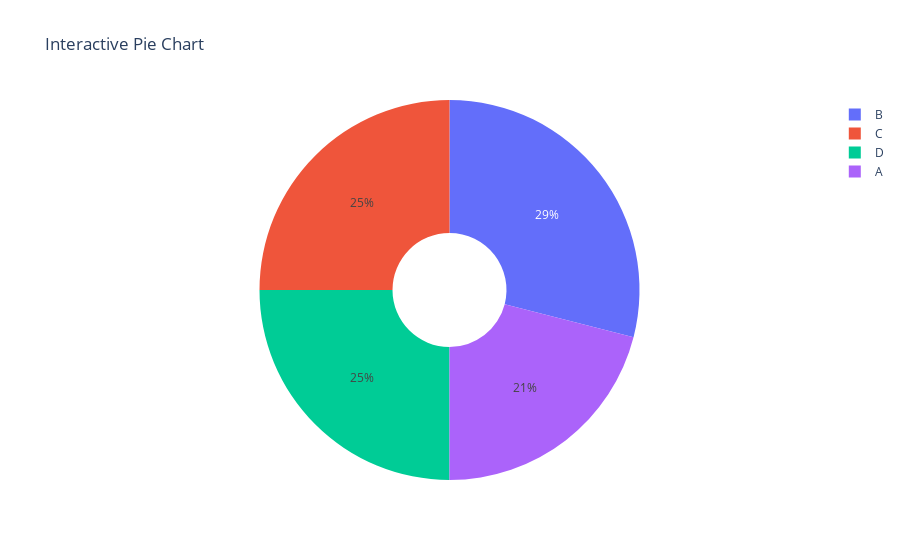

Notebook source saved alongside this figure:
### Markdown cell above
21. Using Plotly, create an interactive pie chart of randomly generated data, add labels and percentages, set the title as 'Interactive Pie Chart'

### Code cell
data = pd.DataFrame(np.random.choice(['A', 'B', 'C', 'D'], 100))
data1 = pd.DataFrame(data.value_counts())
data1['Index'] = data1.index
labels = data1['Index']
values = data1['count']
fig = go.Figure(data=[go.Pie(labels=labels, values=values, hole=.3)])
fig.update_layout(title='Interactive Pie Chart')
fig.show()

### Figure 1 — Plotly figure (JSON) as saved in the notebook; plotly's stock layout.template omitted (floating-point values rounded to 4 significant figures)
{"data": [{"hole": 0.3, "labels": [["B"], ["C"], ["D"], ["A"]], "type": "pie", "values": [29, 25, 25, 21]}], "layout": {"title": {"text": "Interactive Pie Chart"}}}
